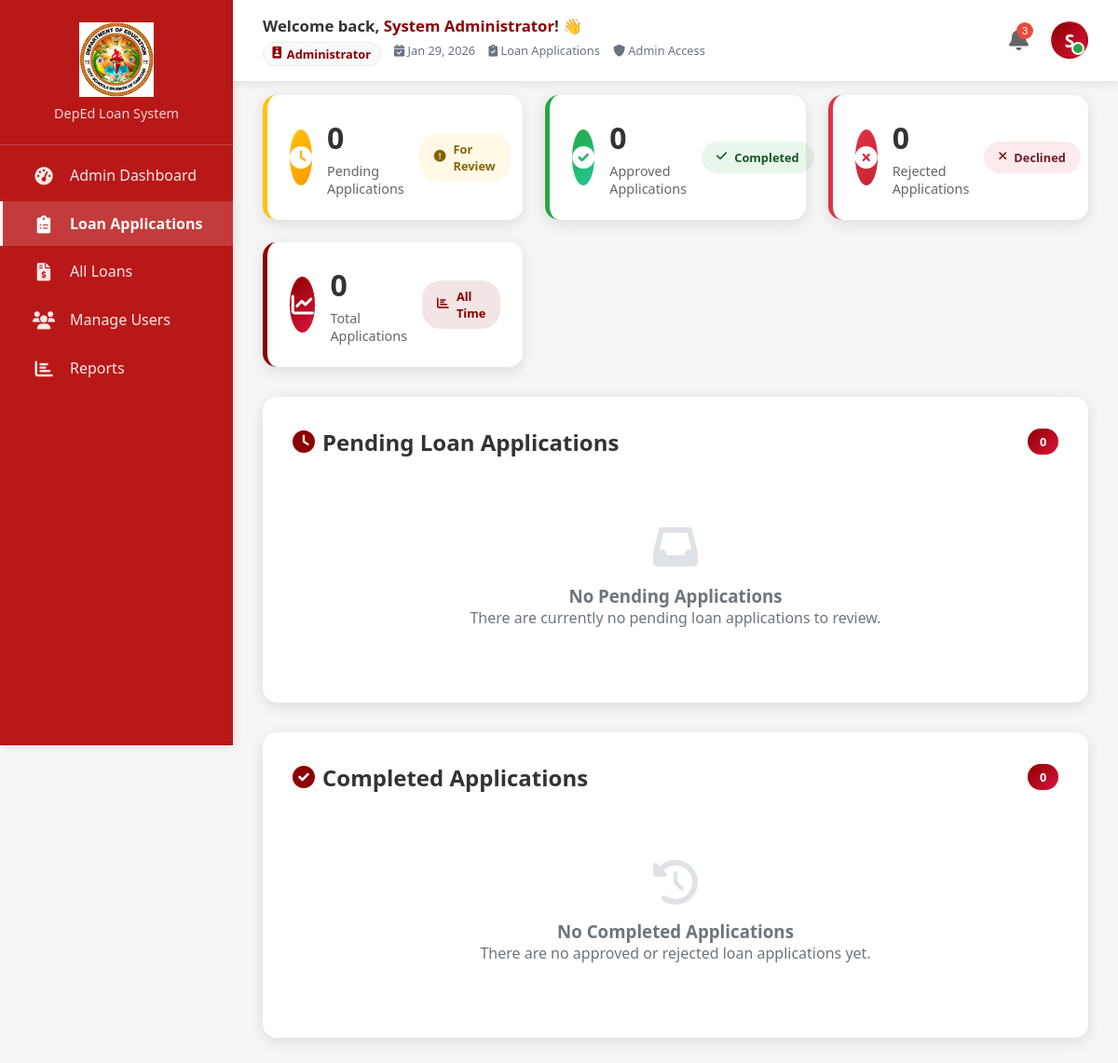
/loan_applications.php (signed in), run on the app's committed database.
### tables this page shows
CREATE TABLE `users` (
  `id` int(11) NOT NULL,
  `username` varchar(50) NOT NULL,
  `email` varchar(100) NOT NULL,
  `password` varchar(255) NOT NULL,
  `full_name` varchar(100) NOT NULL,
  `role` enum('admin','borrower','accountant') DEFAULT 'borrower',
  `profile_photo` varchar(255) DEFAULT NULL,
  `created_at` timestamp NOT NULL DEFAULT current_timestamp()
);

### loan_applications.php (the view, shortened to what this page needs)
<?php
require_once 'config.php';
$user_id = $_SESSION['user_id'];
$sql = "SELECT * FROM users WHERE id = ?";
$stmt = $conn->prepare($sql);
$stmt->bind_param("i", $user_id);
$stmt->execute();
$result = $stmt->get_result();
$user = $result->fetch_assoc();
$profile_photo = $user['profile_photo'] ?? '';
$profile_photo_exists = $profile_photo && file_exists(__DIR__ . '/' . $profile_photo);
$is_admin = ($user['role'] ?? '') === 'admin' || $user['username'] === 'admin';
$is_accounting = ($user['role'] ?? '') === 'accountant';
$dashboard_url = $is_accounting ? 'accountant_dashboard.php' : 'admin_dashboard.php';
$dashboard_label = $is_accounting ? 'Accountant Dashboard' : 'Admin Dashboard';
$role_label = $is_accounting ? 'Accountant' : 'Administrator';
$access_label = $is_accounting ? 'Accountant Access' : 'Admin Access';
$all_loans = [];
$pending_loans = array_filter($all_loans, fn($loan) => $loan['status'] == 'pending');
$completed_loans = array_filter($all_loans, fn($loan) => $loan['status'] != 'pending');
?>
<!DOCTYPE html>
<html lang="en">
<head>
    <link rel="stylesheet" href="https://cdnjs.cloudflare.com/ajax/libs/font-awesome/6.0.0/css/all.min.css">
    <link rel="stylesheet" href="assets/shared.css">
</head>
<body>
    <nav class="navbar">
        <div class="welcome-message">
            <div class="welcome-block">
                <div class="welcome-title">Welcome back, <strong><?php echo htmlspecialchars($_SESSION['full_name']); ?></strong>! 👋</div>
                <div class="welcome-meta">
                    <span class="meta-pill"><i class="fas fa-id-badge"></i> <?php echo $role_label; ?></span>
                    <span><i class="fas fa-calendar-check"></i> <?php echo date('M d, Y'); ?></span>
                    <span><i class="fas fa-clipboard-check"></i> Loan Applications</span>
                    <span><i class="fas fa-shield-alt"></i> <?php echo $access_label; ?></span>
                </div>
            </div>
        </div>
        <div class="nav-icons">
            <button class="icon-button" title="Notifications">
                <i class="fas fa-bell"></i>
                <span class="notification-badge">3</span>
            </button>
            <div class="profile-icon" title="Profile" onclick="toggleProfileDropdown()">
                <?php if ($profile_photo_exists): ?>
                    <img src="<?php echo htmlspecialchars($profile_photo); ?>" alt="Profile Photo">
                <?php else: ?>
                    <span class="profile-initial"><?php echo strtoupper(substr($_SESSION['full_name'], 0, 1)); ?></span>
                <?php endif; ?>
                <div class="status-indicator"></div>
            </div>
        </div>
    </nav>
    <div class="container">
        <aside class="sidebar">
            <div class="sidebar-header">
                <div class="sidebar-logo">
                    <img src="SDO.jpg" alt="DepEd Loan System Logo">
                </div>
                <div class="sidebar-title">DepEd Loan System</div>
            </div>
            <ul class="sidebar-menu">
                <li class="sidebar-item">
                    <a href="<?php echo $dashboard_url; ?>" class="sidebar-link">
                        <span class="sidebar-icon"><i class="fas fa-tachometer-alt"></i></span>
                        <?php echo $dashboard_label; ?>
                    </a>
                </li>
                <li class="sidebar-item">
                    <a href="loan_applications.php" class="sidebar-link active">
                        <span class="sidebar-icon"><i class="fas fa-clipboard-list"></i></span>
                        Loan Applications
                    </a>
                </li>
                <li class="sidebar-item">
                    <a href="all_loans.php" class="sidebar-link">
                        <span class="sidebar-icon"><i class="fas fa-file-invoice-dollar"></i></span>
                        All Loans
                    </a>
                </li>
                <?php if ($is_admin): ?>
                    <li class="sidebar-item">
                        <a href="manage_users.php" class="sidebar-link">
                            <span class="sidebar-icon"><i class="fas fa-users"></i></span>
                            Manage Users
                        </a>
                    </li>
                <?php endif; ?>
                <li class="sidebar-item">
                    <a href="admin_reports.php" class="sidebar-link">
                        <span class="sidebar-icon"><i class="fas fa-chart-bar"></i></span>
                        Reports
                    </a>
                </li>
            </ul>
        </aside>
        <main class="main-content">
            <div class="summary-cards">
                <div class="summary-card pending">
                    <div class="summary-icon">
                        <i class="fas fa-clock"></i>
                    </div>
                    <div class="summary-content">
                        <div class="summary-number"><?php echo count($pending_loans); ?></div>
                        <div class="summary-label">Pending Applications</div>
                    </div>
                    <div class="summary-status pending-status">
                        <i class="fas fa-exclamation-circle"></i>
                        <span>For Review</span>
                    </div>
                </div>
                <div class="summary-card approved">
                    <div class="summary-icon">
                        <i class="fas fa-check-circle"></i>
                    </div>
                    <div class="summary-content">
                        <div class="summary-number"><?php echo count(array_filter($all_loans, fn($loan) => $loan['status'] == 'approved')); ?></div>
                        <div class="summary-label">Approved Applications</div>
                    </div>
                    <div class="summary-status approved-status">
                        <i class="fas fa-check"></i>
                        <span>Completed</span>
                    </div>
                </div>
                <div class="summary-card rejected">
                    <div class="summary-icon">
                        <i class="fas fa-times-circle"></i>
                    </div>
                    <div class="summary-content">
                        <div class="summary-number"><?php echo count(array_filter($all_loans, fn($loan) => $loan['status'] == 'rejected')); ?></div>
                        <div class="summary-label">Rejected Applications</div>
                    </div>
                    <div class="summary-status rejected-status">
                        <i class="fas fa-times"></i>
                        <span>Declined</span>
                    </div>
                </div>
                <div class="summary-card total">
                    <div class="summary-icon">
                        <i class="fas fa-chart-line"></i>
                    </div>
                    <div class="summary-content">
                        <div class="summary-number"><?php echo count($all_loans); ?></div>
                        <div class="summary-label">Total Applications</div>
                    </div>
                    <div class="summary-status total-status">
                        <i class="fas fa-chart-bar"></i>
                        <span>All Time</span>
                    </div>
                </div>
            </div>
            <div class="content-section">
                <h2 class="section-title">
                    <i class="fas fa-clock"></i>
                    Pending Loan Applications
                    <span class="section-badge"><?php echo count($pending_loans); ?></span>
                </h2>
                <?php if (empty($pending_loans)): ?>
                    <div class="empty-state">
                        <i class="fas fa-inbox"></i>
                        <h3>No Pending Applications</h3>
                        <p>There are currently no pending loan applications to review.</p>
                    </div>
                <?php endif; ?>
            </div>
            <div class="content-section">
                <h2 class="section-title">
                    <i class="fas fa-check-circle"></i>
                    Completed Applications
                    <span class="section-badge"><?php echo count($completed_loans); ?></span>
                </h2>
                <?php if (empty($completed_loans)): ?>
                    <div class="empty-state">
                        <i class="fas fa-history"></i>
                        <h3>No Completed Applications</h3>
                        <p>There are no approved or rejected loan applications yet.</p>
                    </div>
                <?php endif; ?>
            </div>
        </main>
    </div>
</body>
</html>

### assets/shared.css (style rules this page uses)
.profile-icon { width: 40px; height: 40px; border-radius: 50%; background: linear-gradient(135deg, #8b0000 0%, #dc143c 100%); color: white; display: flex; align-items: center; justify-content: center; font-weight: 600; font-size: 1.2rem; cursor: pointer; transition: all 0.3s ease; position: relative; border: 2px solid transparent; }
.profile-icon .status-indicator { position: absolute; bottom: 2px; right: 2px; width: 10px; height: 10px; background: #28a745; border: 2px solid white; border-radius: 50%; margin: 0; display: block; box-sizing: content-box; }
.profile-initial { display: inline-flex; align-items: center; justify-content: center; width: 100%; height: 100%; }
.welcome-block { display: flex; flex-direction: column; gap: 0.35rem; }
.welcome-title { font-size: 1.05rem; color: #333; font-weight: 600; }
.welcome-title strong { color: #8b0000; }
.welcome-meta { display: flex; flex-wrap: wrap; gap: 0.5rem 0.9rem; font-size: 0.8rem; color: #6b7280; }
.meta-pill { display: inline-flex; align-items: center; gap: 0.35rem; padding: 0.2rem 0.6rem; border-radius: 999px; background: #f8f9fa; border: 1px solid #e9ecef; color: #8b0000; font-weight: 600; }
.meta-pill i { font-size: 0.8rem; }
:root { --sidebar-width: 250px; --sidebar-link-height: 44px; --sidebar-icon-width: 24px; }
.sidebar { width: var(--sidebar-width) !important; min-width: var(--sidebar-width) !important; max-width: var(--sidebar-width) !important; position: fixed !important; top: 0; left: 0; height: 100vh !important; overflow-y: auto !important; overflow-x: hidden !important; box-sizing: border-box !important; flex-shrink: 0; transform: translateZ(0); }
.sidebar * { box-sizing: border-box; }
.sidebar-header, .sidebar-menu { width: 100%; }
.sidebar-menu { overflow-x: hidden !important; }
.sidebar-link { min-height: var(--sidebar-link-height) !important; line-height: 1.2 !important; white-space: nowrap !important; overflow: hidden !important; text-overflow: ellipsis !important; transition: background-color 0.2s ease, color 0.2s ease, border-color 0.2s ease !important; }
.sidebar-icon { width: var(--sidebar-icon-width) !important; min-width: var(--sidebar-icon-width) !important; text-align: center !important; flex-shrink: 0 !important; }
.navbar { left: var(--sidebar-width) !important; width: calc(100% - var(--sidebar-width)); }
.main-content { margin-left: var(--sidebar-width) !important; }

### data on the page
users: role "Administrator", role "Admin Access", role "Admin Dashboard"

### other printed values
$_SESSION['full_name'] "System Administrator"
substr($_SESSION['full_name'], 0, 1) "S"
count($pending_loans) "0"
count($all_loans) "0"
count($completed_loans) "0"
